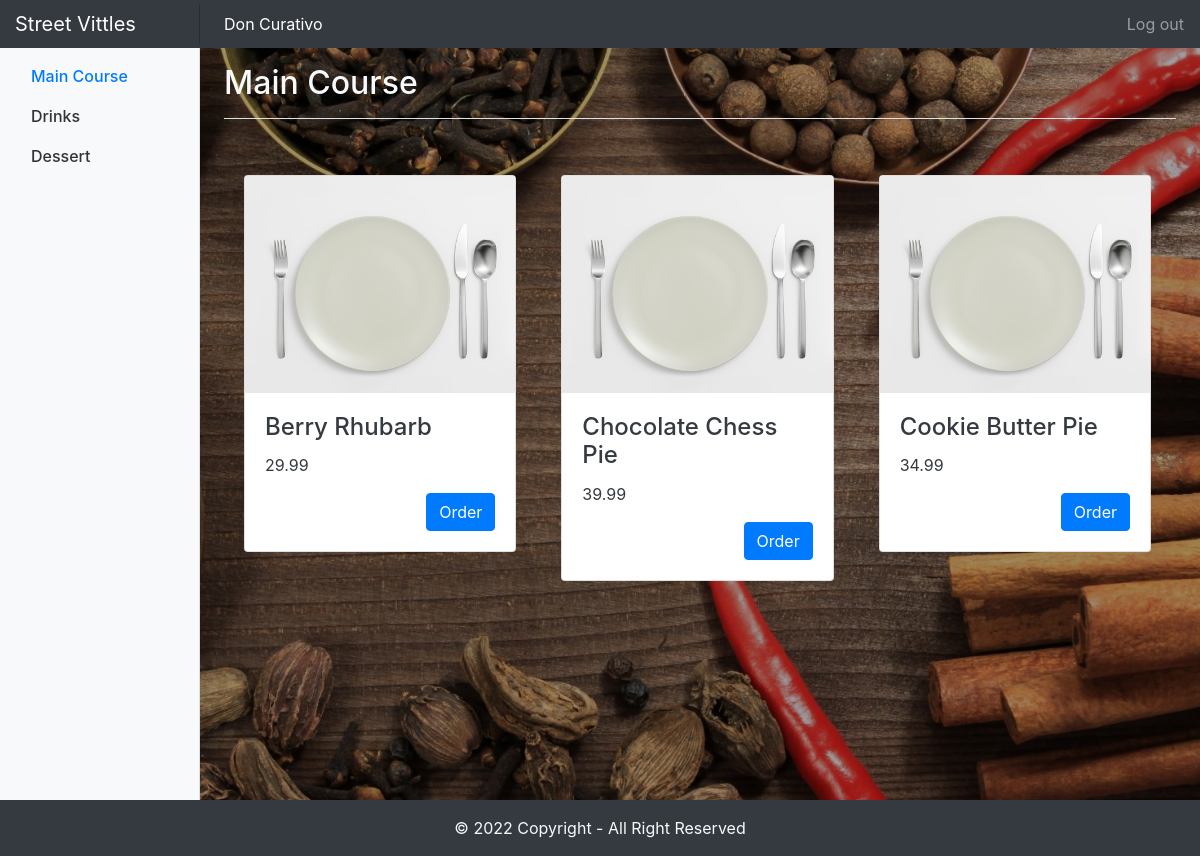
The page /main_course.php (signed in) on the database its author committed.
### tables this page shows
CREATE TABLE `category` (
  `id` int(11) NOT NULL,
  `name` varchar(50) NOT NULL,
  `location` varchar(50) NOT NULL
);

CREATE TABLE `dishes` (
  `id` int(11) NOT NULL,
  `name` varchar(100) NOT NULL,
  `cost` double NOT NULL,
  `category_id` int(11) NOT NULL,
  `image` varchar(500) NOT NULL
);

### main_course.php (the view, shortened to what this page needs)
<?php
require_once "config/database.php";
$category = "Main Course";
include('header.php');
?>
            <div class="container">
                <?php
                    $getdishes = "SELECT dishes.name, dishes.cost, dishes.image FROM category JOIN dishes on category.id = dishes.category_id WHERE category.name = '$category';";
                    $result2 = $link->query($getdishes);
                    if ($result2->num_rows > 0) {
                        $column_num = 3;
                        $i = $column_num;
                        $num_rows = $result2->num_rows + $column_num;
                        while($row = $result2->fetch_assoc()) {
                            $x = $i % $column_num;
                            if($x==0){
                                echo "<div class='row'>";
                                $j = $i + $column_num;
                            }
                            $i++;
                ?>
                                <div class="col-md-4">
                                <div class="card mb-4 shadow-sm" style="margin:0px 10px 10px 5px;">
                                    <img class="card-img-top" src="<?php if($row['image'] != ""){ echo $row['image']; } else { echo "./Assets/Picture/default.jpg"; } ?>" alt="avatar" >
                                    <div class="card-body">
                                        <h4 class="card-title text-dark"><?php echo $row['name'];?></h4>
                                        <p class="card-text text-dark" ><?php echo $row['cost'];?></p>
                                        <a href="#" class="btn btn-primary float-right">Order</a>
                                    </div>
                                </div>
                            </div>
                <?php
                            if($i==$j || $i == $num_rows){
                                echo "</div>";
                            }
                        }
                    }
                ?>
            </div>
<?php
include("footer.php");
?>

### header.php (shortened to what this page needs)
<!DOCTYPE html>
<html lang="en">
    <head>
        <link rel="stylesheet" href="main.css">
        <link rel="stylesheet" href="Assets/bootstrap4/css/bootstrap.min.css">
    </head>
    <body>
        <?php
            if(isset($_SESSION["loggedin"])){
        ?>
        <nav class="navbar navbar-dark fixed-top bg-dark flex-md-nowrap p-0 shadow">
            <a class="navbar-brand col-sm-3 col-md-2 mr-0" href="main_course.php">Street Vittles</a>
            <span class="navbar-organizer w-100"><?php echo $_SESSION['firstName'] . " " . $_SESSION['lastName']; ?></span>
            <ul class="navbar-nav px-3">
                <li class="nav-item text-nowrap">
                    <a class="nav-link" id="logout" href="logout.php">Log out</a>
                </li>
            </ul>
        </nav>
        <div class="container-fluid">
            <div class="row">
                <nav class="col-md-2 d-none d-md-block bg-light sidebar">
                    <div class="sidebar-sticky">
                        <?php
                                $getCategories = "SELECT * FROM category";
                                $result = $link->query($getCategories);
                                if ($result->num_rows > 0) {
                                    while($row = $result->fetch_assoc()) {
                        ?>
                        <ul class="nav flex-column">
                            <li class="nav-item "><a class="nav-link <?php if($category == $row['name']) echo 'active'; ?>" href="<?php echo $row['location'];?>"><?php echo $row['name'];?></a></li>
                        </ul>
                        <?php
                                    }
                                }
                                ?>
                    </div>
                </nav>
                <main role="main" class="col-md-9 ml-sm-auto col-lg-10 px-4 text-light">
                    <div class="border-bottom mb-3 pt-3 pb-2">
                        <div class="d-flex justify-content-between flex-wrap flex-md-nowrap align-items-center">
                            <h1 class="h2"><?php  echo $category; ?></h1>
                        </div>
                    </div>
                    <div class="mb-3 pt-3 pb-2">
                    </div>
        <?php } ?>

### main.css (style rules this page uses)
body { background: url("Assets/Picture/bg.jpg") no-repeat fixed center; background-size: cover; }
.sidebar { position: fixed; top: 0; bottom: 0; left: 0; z-index: 100; padding: 48px 0 0; box-shadow: inset -1px 0 0 rgba(0, 0, 0, .1); }
.sidebar-sticky { position: relative; top: 0; height: calc(100vh - 48px); padding-top: .5rem; overflow-x: hidden; overflow-y: auto; }
.sidebar .nav-link { font-weight: 500; color: #333; }
.sidebar .nav-link.active { color: #007bff; }
.active { color: blue; }
main { padding-top: 48px; padding-bottom: 48px; background-color: rgba(0, 0, 0, 0.376); }
.navbar-brand { padding-top: .75rem; padding-bottom: .75rem; font-size: 1rem; box-shadow: inset -1px 0 0 rgba(0, 0, 0, .25); }
.navbar-organizer { padding: .75rem; padding-left: 1.5rem; color: #fff; }
.card-title { white-space: normal; }

### rows shown on the page
category: name "Main Course"
category: name "Drinks"
category: name "Dessert"
dishes: name "Berry Rhubarb", cost "29.99"
dishes: name "Chocolate Chess Pie", cost "39.99"
dishes: name "Cookie Butter Pie", cost "34.99"

### other values the page prints
$_SESSION['firstName'] "Don"
$_SESSION['lastName'] "Curativo"
$category "Main Course"
